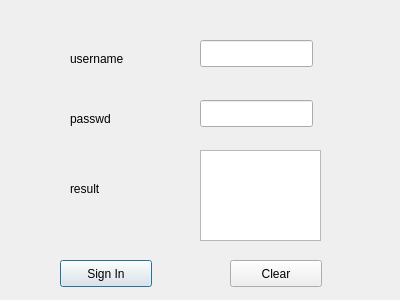
<?xml version="1.0" encoding="UTF-8"?>
<ui version="4.0">
 <class>loginDialog</class>
 <widget class="QDialog" name="loginDialog">
  <property name="geometry">
   <rect>
    <x>0</x>
    <y>0</y>
    <width>400</width>
    <height>300</height>
   </rect>
  </property>
  <property name="windowTitle">
   <string>Please sign in</string>
  </property>
  <widget class="QLabel" name="nameLabel">
   <property name="geometry">
    <rect>
     <x>70</x>
     <y>50</y>
     <width>81</width>
     <height>17</height>
    </rect>
   </property>
   <property name="text">
    <string>username</string>
   </property>
   <property name="textFormat">
    <enum>Qt::AutoText</enum>
   </property>
  </widget>
  <widget class="QLabel" name="passwdLable">
   <property name="geometry">
    <rect>
     <x>70</x>
     <y>110</y>
     <width>59</width>
     <height>17</height>
    </rect>
   </property>
   <property name="text">
    <string>passwd</string>
   </property>
  </widget>
  <widget class="QLineEdit" name="nameLineEdit">
   <property name="geometry">
    <rect>
     <x>200</x>
     <y>40</y>
     <width>113</width>
     <height>27</height>
    </rect>
   </property>
  </widget>
  <widget class="QLineEdit" name="passwdLineEdit">
   <property name="geometry">
    <rect>
     <x>200</x>
     <y>100</y>
     <width>113</width>
     <height>27</height>
    </rect>
   </property>
  </widget>
  <widget class="QLabel" name="resultLabel">
   <property name="geometry">
    <rect>
     <x>70</x>
     <y>180</y>
     <width>59</width>
     <height>17</height>
    </rect>
   </property>
   <property name="text">
    <string>result</string>
   </property>
  </widget>
  <widget class="QTextBrowser" name="resultTextBrowser">
   <property name="geometry">
    <rect>
     <x>200</x>
     <y>150</y>
     <width>121</width>
     <height>91</height>
    </rect>
   </property>
  </widget>
  <widget class="QPushButton" name="loginPushButton">
   <property name="geometry">
    <rect>
     <x>60</x>
     <y>260</y>
     <width>92</width>
     <height>27</height>
    </rect>
   </property>
   <property name="text">
    <string>Sign In</string>
   </property>
  </widget>
  <widget class="QPushButton" name="clearPushButton">
   <property name="geometry">
    <rect>
     <x>230</x>
     <y>260</y>
     <width>92</width>
     <height>27</height>
    </rect>
   </property>
   <property name="text">
    <string>Clear</string>
   </property>
  </widget>
 </widget>
 <resources/>
 <connections>
  <connection>
   <sender>clearPushButton</sender>
   <signal>clicked()</signal>
   <receiver>resultTextBrowser</receiver>
   <slot>clear()</slot>
   <hints>
    <hint type="sourcelabel">
     <x>270</x>
     <y>274</y>
    </hint>
    <hint type="destinationlabel">
     <x>283</x>
     <y>233</y>
    </hint>
   </hints>
  </connection>
  <connection>
   <sender>clearPushButton</sender>
   <signal>clicked()</signal>
   <receiver>passwdLineEdit</receiver>
   <slot>clear()</slot>
   <hints>
    <hint type="sourcelabel">
     <x>312</x>
     <y>272</y>
    </hint>
    <hint type="destinationlabel">
     <x>283</x>
     <y>118</y>
    </hint>
   </hints>
  </connection>
  <connection>
   <sender>clearPushButton</sender>
   <signal>clicked()</signal>
   <receiver>nameLineEdit</receiver>
   <slot>clear()</slot>
   <hints>
    <hint type="sourcelabel">
     <x>309</x>
     <y>277</y>
    </hint>
    <hint type="destinationlabel">
     <x>300</x>
     <y>63</y>
    </hint>
   </hints>
  </connection>
 </connections>
</ui>
